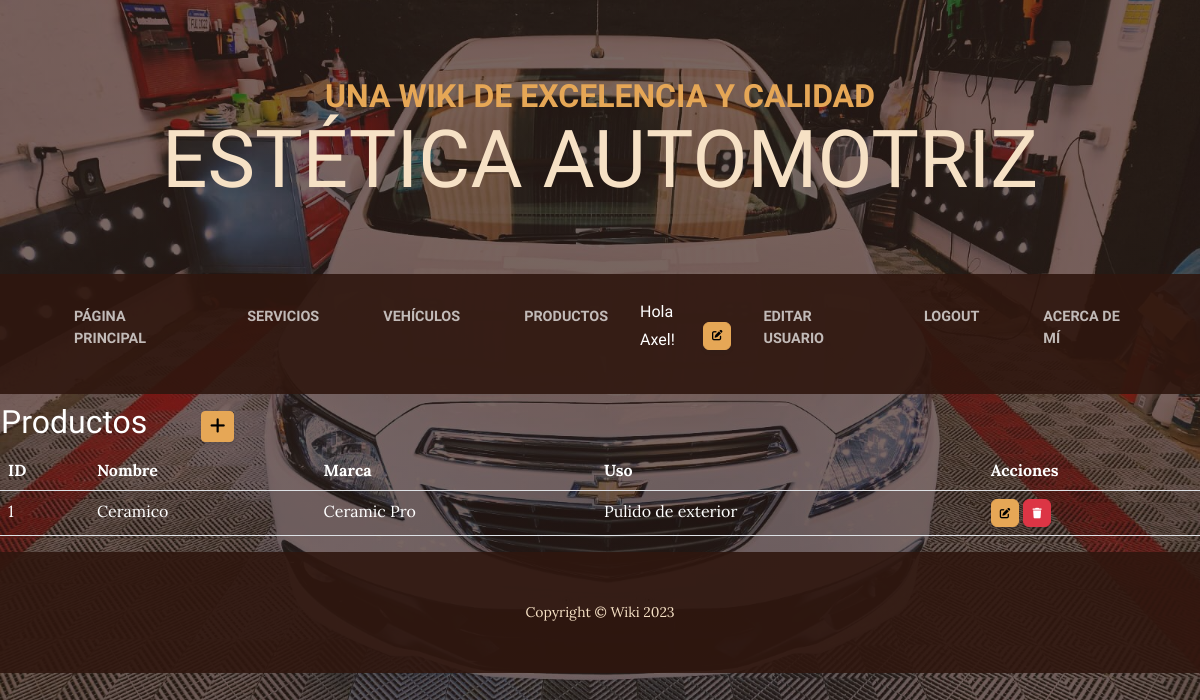
The app's page /productos/ (signed in), older data.
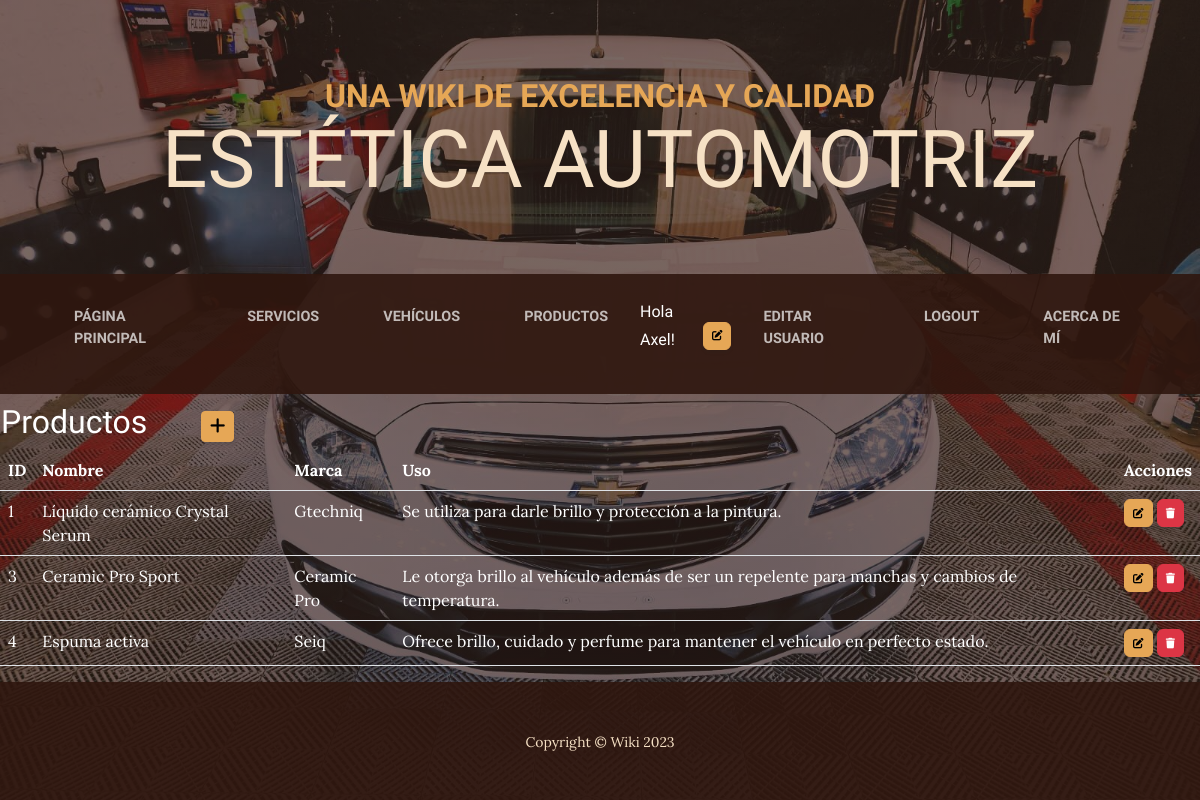
The same page, newer data.
### aplicacion/models.py (models this page shows, shortened)
class Producto(models.Model):
    nombre = models.CharField(max_length=30)
    marca = models.CharField(max_length=30)
    uso = models.CharField(max_length=200)

### aplicacion/views.py (the view)
# urls.py: path('productos/', ProductoList.as_view(), name="productos" ),
class ProductoList(ListView):
    model = Producto

### aplicacion/templates/aplicacion/producto_list.html (shortened to what this page needs)
{% extends 'aplicacion/base.html' %}
{% load static %}
{% block contenido %}
<table>
    <tr>
        <td width="200"><h2>Productos</h2></td>
        <td>
            <a
            href="{% url 'create_producto' %}"
            class="btn btn-primary btn-sm"
            >
            </a>
        </td>
    </tr>
</table>
<table class="table table-striped">
    <thead>
        <tr>
            <th>ID</th>
            <th>Nombre</th>
            <th>Marca</th>
            <th>Uso</th>
            <th>Acciones</th>
        </tr>
    </thead>
    <tbody>
    {% for producto in producto_list %}
    <tr>
        <td>{{ producto.id }}</td>
        <td>{{ producto.nombre }}</td>
        <td>{{ producto.marca }}</td>
        <td>{{ producto.uso }}</td>
        <td>
            <a
              href="{% url 'update_producto' producto.id %}"
              class="btn btn-primary"
              style="--bs-btn-padding-y: .25rem; --bs-btn-padding-x: .5rem; --bs-btn-font-size: .75rem;"
              >
            </a>
            <a
              href="{% url 'delete_producto' producto.id %}"
              class="btn btn-danger"
              style="--bs-btn-padding-y: .25rem; --bs-btn-padding-x: .5rem; --bs-btn-font-size: .75rem;"
              >
            </a>
          </td>
    </tr>
    {% endfor %}
    </tbody>
</table>
{% endblock contenido %}

Row changes from the older to the newer data that the page shows:
changed Producto id 1: nombre "Ceramico" → "Líquido cerámico Crystal Serum"; marca "Ceramic Pro" → "Gtechniq"; uso "Pulido de exterior" → "Se utiliza para darle brillo y protección a la pintura."
added Producto: id "3", nombre "Ceramic Pro Sport", marca "Ceramic Pro", uso "Le otorga brillo al vehículo además de ser un repelente para manchas y cambios de temperatura."
added Producto: id "4", nombre "Espuma activa", marca "Seiq", uso "Ofrece brillo, cuidado y perfume para mantener el vehículo en perfecto estado."
